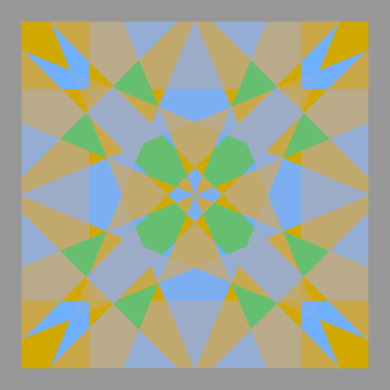
#> input picture hw1/testdata/0a.png, 390 x 390 px
$ jupyter execute Untitled.ipynb
#> lines starting #> are read from the running program, lines starting #| are printed output that depends on the picture
# Generate filtered images and calculate loss

[cell 1]
import cv2, math
import numpy as np
import matplotlib.pyplot as plt

[cell 2]
bgr_img = cv2.imread('testdata/0a.png').astype(int)

[cell 3]
y = 0.114*bgr_img[:,:,0] + 0.587*bgr_img[:,:,1] + 0.299*bgr_img[:,:,2]
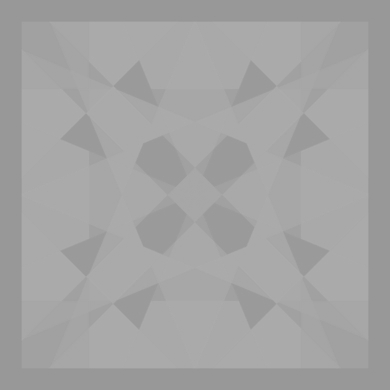
#> y: shape (390, 390) float64; min 150.8, max 172.4, mean 163.8

[cell 4]
y.shape
#> Out = (390, 390)

[cell 5]
cv2.imwrite('0a_y.png',y)
#> Out = True
